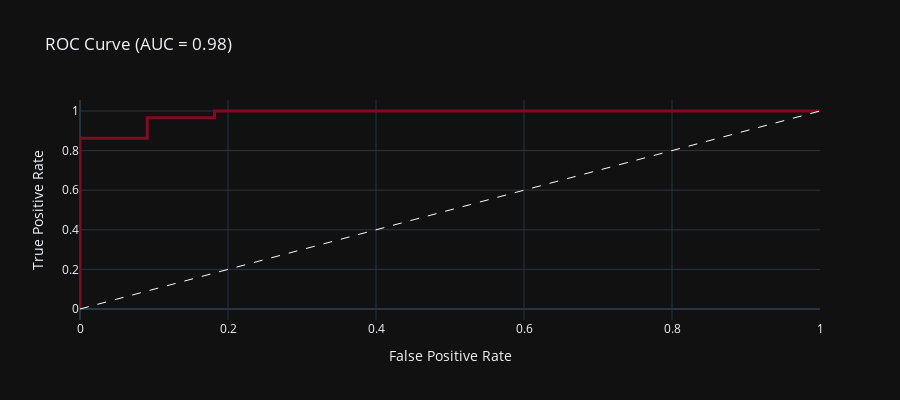

The code cell stored with this chart in its notebook:
### Code cell
import plotly.io as pio

def model2_roc_curves():
    """
    Load and return the ROC curve figure for model 2.
    """
    fig = pio.read_json("models/model2/roc_curve.json")
    fig.update_layout(height=400)
    return fig

model2_roc_curves()

### Figure 1 — Plotly figure (JSON) as saved in the notebook; plotly's stock layout.template omitted (floating-point values rounded to 4 significant figures)
{"data": [{"line": {"color": "#7e0d24", "width": 3}, "mode": "lines", "name": "Superhost (AUC=0.98)", "showlegend": false, "type": "scatter", "x": [0.0, 0.0, 0.0, 0.09091, 0.09091, 0.1818, 0.1818, 1.0], "y": [0.0, 0.03448, 0.8621, 0.8621, 0.9655, 0.9655, 1.0, 1.0]}, {"line": {"color": "white", "dash": "dash", "width": 1}, "mode": "lines", "showlegend": false, "type": "scatter", "x": [0, 1], "y": [0, 1]}], "layout": {"height": 400, "legend": {"bgcolor": "rgba(0,0,0,0)"}, "title": {"text": "ROC Curve (AUC = 0.98)"}, "xaxis": {"title": {"text": "False Positive Rate"}}, "yaxis": {"title": {"text": "True Positive Rate"}}}}
